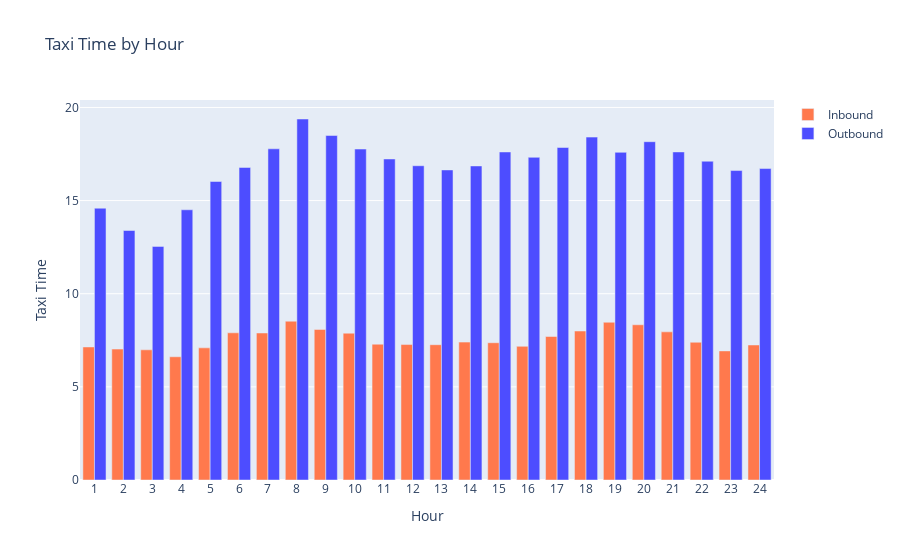

The notebook cell saved with this chart:
### Code cell
# trace1 - Departure delays
trace1 = go.Bar(
    x=df_arr['arr_hour'],
    y=df_arr['taxi_in'],
    name = 'Inbound',
    marker=dict(color='#ff794d')
)

# trace2 - Arrival delays
trace2 = go.Bar(
    x=df_dep['dep_hour'],
    y=df_dep['taxi_out'],
    name = 'Outbound',
    marker=dict(color='#4d4dff')
)

# create the data
data = [trace1, trace2]

# create the layout
layout = go.Layout(
    title= 'Taxi Time by Hour',
    xaxis=dict(
        title='Hour',
        tickmode='linear'),
    yaxis=dict(
        title='Taxi Time')
)

# create the figure
fig = go.Figure(data=data, layout=layout)
fig.show()

### Figure 1 — Plotly figure (JSON) as saved in the notebook; plotly's stock layout.template omitted (floating-point values rounded to 4 significant figures)
{"data": [{"marker": {"color": "#ff794d"}, "name": "Inbound", "type": "bar", "x": ["1", "10", "11", "12", "13", "14", "15", "16", "17", "18", "19", "2", "20", "21", "22", "23", "24", "3", "4", "5", "6", "7", "8", "9"], "y": [7.142, 7.882, 7.291, 7.271, 7.263, 7.403, 7.37, 7.176, 7.703, 7.998, 8.468, 7.028, 8.333, 7.952, 7.394, 6.93, 7.248, 6.988, 6.615, 7.094, 7.902, 7.892, 8.525, 8.082]}, {"marker": {"color": "#4d4dff"}, "name": "Outbound", "type": "bar", "x": ["1", "10", "11", "12", "13", "14", "15", "16", "17", "18", "19", "2", "20", "21", "22", "23", "24", "3", "4", "5", "6", "7", "8", "9"], "y": [14.59, 17.77, 17.23, 16.87, 16.65, 16.86, 17.61, 17.32, 17.85, 18.41, 17.59, 13.39, 18.16, 17.61, 17.11, 16.61, 16.72, 12.54, 14.51, 16.03, 16.78, 17.78, 19.38, 18.49]}], "layout": {"autosize": true, "title": {"text": "Taxi Time by Hour"}, "xaxis": {"autorange": true, "range": [0.5, 24.5], "tickmode": "linear", "title": {"text": "Hour"}, "type": "linear"}, "yaxis": {"autorange": true, "range": [0, 20.4], "title": {"text": "Taxi Time"}, "type": "linear"}}}
